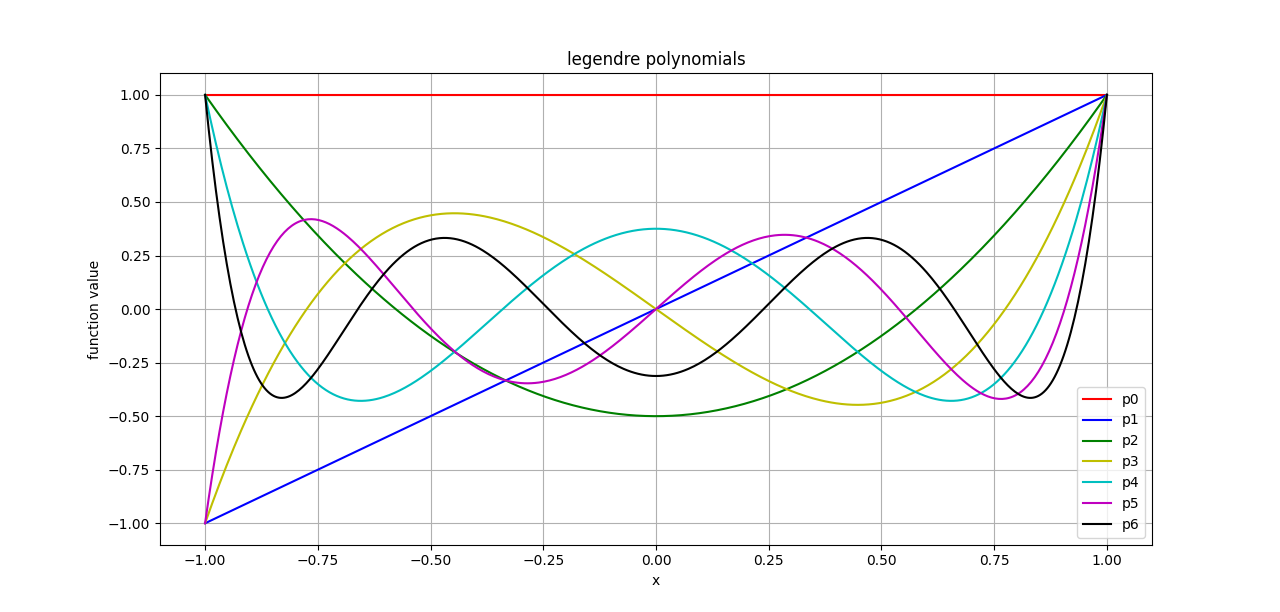

This figure's Python source:
#for numerical purpose, the recurrence relation among legendre's polynomials is
            #p(n+1)=2*x*p(n)-p(n-1)-(1/(n+1))*(x*p(n)-p(n-1)) p(x,n)=n-th legendre polynomial

#write a python program to generate p(m,x) for any arbitrary m>=2 on N number of discrete point x(i)
#for i=0,1,2,...N-1 with x0=-1 and x(N-1)=1.initial condition to use the recurrence relation is given
#by specifying p(0,x)=1 and p(1,x)=x

import numpy as np
import matplotlib.pyplot as plt

xx=[]
x0=-1
xn=1
n=500#n=total no. of points-1
h=(xn-x0)/n
for i in range(n+1):
    x1=x0+i*h
    xx.append(x1)

#print(xx)

def legendrepolynomial(n,x):
    if n==0:
        return(1)
    else:
        if n==1:
            return(x)
        else:
            return(2*x*legendrepolynomial(n-1,x)-legendrepolynomial(n-2,x)-(1/n)*(x*legendrepolynomial(n-1,x)-legendrepolynomial(n-2,x)))


def legendrepolynomials(n,xx):
    legendrepolynomials=[]
    for i in range(len(xx)):
        legendrepolynomials1=legendrepolynomial(n,xx[i])
        legendrepolynomials.append(legendrepolynomials1)

    return(legendrepolynomials)
plt.xlabel('x')
plt.ylabel('function value')
plt.plot(xx,legendrepolynomials(0,xx),color='r',label='p0')
plt.plot(xx,legendrepolynomials(1,xx),color='b',label='p1')
plt.plot(xx,legendrepolynomials(2,xx),color='g',label='p2')
plt.plot(xx,legendrepolynomials(3,xx),color='y',label='p3')
plt.plot(xx,legendrepolynomials(4,xx),color='c',label='p4')
plt.plot(xx,legendrepolynomials(5,xx),color='m',label='p5')
plt.plot(xx,legendrepolynomials(6,xx),color='k',label='p6')
plt.title('legendre polynomials')
plt.legend()
plt.grid()
plt.show()
    
































#wri
            
